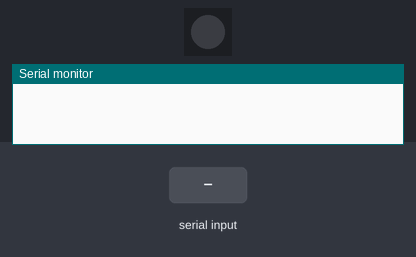
This sketch was run on a simulated Arduino Uno, built with avr-gcc and run on an emulated ATmega328P. Shown: 1 RGB LEDs in strip order, left to right, the last lines printed to the serial monitor. The inputs (shaded band) are chosen by the test bench. Random numbers use the default seed unless the sketch sets one.

Above: at 0.01 s.
At 1.3 s:
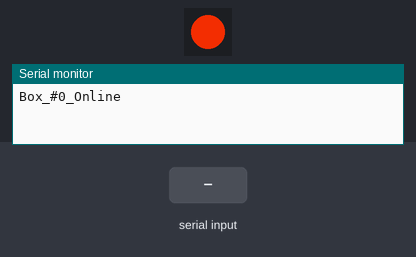
1.4 s: "90,45\n" received over Serial
Timing chart, 0 to 4.4 s (numbered marks = the images above; inputs shaded):
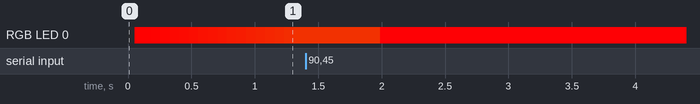

The sketch:

Cube_Edge_Serial.ino
```cpp
#include <FastLED.h>
#define PIN 13
#define pixelLen 1//MUST BE SET BEFORE DOWNLOAD
#define id 0//MUST BE SET BEFORE DOWNLOAD
#define MAX_SEGMENT_LENGTH_IN_BYTES 37
#define MAX_PAYLOAD_LENGTH 9
CRGB strip[pixelLen];
bool oneTimePerCommand = true;
byte numberOfBytesInSegment = 0;
byte reconstructionMode = 0;
int lastPayloadDelimit = -1;
byte segmentBytesTemp[MAX_SEGMENT_LENGTH_IN_BYTES];

struct LPC {
  byte Target;
  byte Type;
  byte Payload[MAX_PAYLOAD_LENGTH];
  byte Mode;
  int Delay;
};

LPC lpcCommand;
LPC lpcTemp;

enum Mode : byte {
  Off = 0,
  Solid, //1
  RandomCloudy,//2
  Flash,//3
  Sweep, //4
  Twinkle, //5
  RandomTwinkle,//6
  RandomFlash,//7
  TheaterChase, //8
  Chroma, //9
  FadeIn, //10
  FadeOut,//11
  SuddenFlash,//12
  RandomBreath,//13
  Breath,//14
  FallingStars,//15
  ChristmasChase,//16
  Pong,//17
  Waterfall,//18
  Lightning,//19
  Waves,//20
  Levels,//21
  Rain,//22
  Pause,//23
  SoundSync//24
};

boolean smartDelay(int ms) {
  long startMs = millis(); //get the time
  while (millis() < (startMs + ms)) {
    yield(); //do nothing?
    if (Serial.available()) {
      return false; //back out to get new command
    }
  }
  return true;
}

void setup() {
  Serial.begin(57600);

  FastLED.addLeds<NEOPIXEL, PIN>(strip, pixelLen).setCorrection(TypicalLEDStrip);

  waterfallRainbow(50);
  solid(0, 0, 0);

  Serial.println("Box_#" + (String)id + "_Online");
}

void loop() {
//  solid(0, 255, 255);
    chroma(75);
  //  if (Serial.available()) {
  //    byte byteFromSerialPort = Serial.read();
  //    ProcessByte(byteFromSerialPort);
  //  }
  //  else if ((lpcCommand.Target == id || lpcCommand.Target == 0)) {
  //    chooser(lpcCommand.Mode, lpcCommand.Payload[0], lpcCommand.Payload[1], lpcCommand.Payload[2], lpcCommand.Delay);
  //  }
}
```

Chooser.ino
```cpp
void chooser(byte moded, byte R, byte G, byte B, byte De)
{
  switch (moded)
  {
    case Off:
      solid(0, 0, 0);
      break;
    case Solid:
      solid(R, G, B);
      break;
    case RandomCloudy:
      randomCloudyBlobs(R, G, B, De);
      break;
    case Flash:
      flash(R, G, B, De);
      break;
    case Sweep:
      //empty bc it is gone
      break;
    case Twinkle:
      randomTwinkle(R, G, B, De);
      break;
    case RandomTwinkle:
      randomTwinkleRainbow(De);
      break;
    case TheaterChase:
      theaterChase(R, G, B, De);
      break;
    case RandomFlash:
      randomFlash(De);
      break;
    case Chroma:
      chroma(De);
      break;
    case FadeIn:
      fadeIn(R, G, B, De);
      break;
    case FadeOut:
      fadeOut(De);
      break;
    case SuddenFlash:
      sudden(R, G, B, De);
      break;
    case RandomBreath:
      randomBreath(De);
      break;
    case Breath:
      rgbFadeInAndOut(R, G, B, De);
      break;
    case FallingStars:
      fallingStars(R, G, B, De);
      break;
    case ChristmasChase:
      xmasChase(De);
      break;
    case Pong:
      pong(R, G, B, De);
      break;
    case Waterfall:
      waterfall(R, G, B, De);
      break;
    case Lightning:
      lightning(R, G, B, De);
      break;
    case Waves:
      waves(R, G, B, De);
      break;
    case Levels:
      levels(R, G, B, De);
      break;
    case Rain:
      rain(R, G, B, De);
      break;
    case Pause:
      //empty bc that how it actually pauses
      break;
    case SoundSync:
      soundsync(R, G, B);
      break;
    default:
      break;
  }
}
```

Lighting_Modes.ino
```cpp
////////////////////////////////          OFF
//void off() {
//  fill_solid( strip, pixelLen, CRGB(0, 0, 0));
//  FastLED.show();
//}
//////////////////////////////          SOLID
void solid(int r, int g, int b) {
  fill_solid( strip, pixelLen, CRGB(r, g, b));
  FastLED.show();
}
//////////////////////////////          RANDOM CLOUDY BLOBS
void randomCloudyBlobs(int r, int g, int b, int delayMs) {
  int blobCount = random16(3, pixelLen / 7);
  int blobPos[blobCount];

  for (int i = 0; i < blobCount; i++) {
    blobPos[i] = random16(pixelLen);
    fill_solid(strip + blobPos[i] - 1, 3, CRGB(r, g, b));
  }

  FastLED.show();

  for (int br = 0; br < random16(30, 50);  br++) {
    nscale8(strip, pixelLen, 255 - br);

    FastLED.show();
    smartDelay(delayMs);
  }
}
//////////////////////////////          FLASH
void flash(byte r, byte g, byte b, int delayMs) {
  fill_solid(strip, pixelLen, CRGB(r, g, b));
  FastLED.show();
  smartDelay(delayMs);
  fill_solid(strip, pixelLen, CRGB(0, 0, 0));
  FastLED.show();
  smartDelay(delayMs);
}
//////////////////////////////          SWEEP
void sweep(byte r, byte g, byte b, int delayMs) {
  //depreciated, will get rid of!
}
//////////////////////////////          TWINKLE
void randomTwinkle(int r, int g, int b, int delayMs) {
  int blobCount = random16(3, pixelLen / 5);
  int blobPos[blobCount];

  for (int i = 0; i < blobCount; i++) {
    blobPos[i] = random16(pixelLen);
    fill_solid(strip + blobPos[i], 1, CRGB(r, g, b));
  }

  FastLED.show();

  for (int br = 0; br < random16(30, 50);  br++) {
    nscale8(strip, pixelLen, 255 - br);

    FastLED.show();
    smartDelay(delayMs);
  }
}
//////////////////////////////          RANDOM TWINKLE
void randomTwinkleRainbow(int delayMs)
{
  int blobCount = random16(3, pixelLen / 5);
  int blobPos[blobCount];

  for (int i = 0; i < blobCount; i++) {
    blobPos[i] = random16(pixelLen);
    fill_solid(strip + blobPos[i], 1, CRGB(random16(255), random16(255), random16(255)));
  }

  FastLED.show();

  for (int br = 0; br < random16(30, 50);  br++) {
    nscale8(strip, pixelLen, 255 - br);

    FastLED.show();
    smartDelay(delayMs);
  }
}
//////////////////////////////          RANDOM FLASH
void randomFlash(int delayMs) {
  fill_solid(strip, pixelLen, CRGB(random16(255), random16(255), random16(255)));
  FastLED.show();
  smartDelay(delayMs);
  fill_solid(strip, pixelLen, CRGB(0, 0, 0));
  FastLED.show();
  smartDelay(delayMs);
}
//////////////////////////////          THEATER CHASE
void theaterChase(byte r, byte g, byte b, int delayMs)
{
  int i = 0;
  if (strip[0].r != 0 || strip[0].g != 0 || strip[0].b != 0) {
    i = 1;
  }
  fill_solid(strip, pixelLen, CRGB(0, 0, 0));
  for ( i; i < pixelLen; i += 2) {
    fill_solid(strip + i, 1, CRGB(r, g, b));
  }
  FastLED.show();
  smartDelay(delayMs);
}
//////////////////////////////          CHROMA
void chroma(int delayMs)
{
  for (int i = 0; i < 255; i++) {
    fill_rainbow( strip, pixelLen, i);
    FastLED.show();
    smartDelay(delayMs);
  }
}

//////////////////////////////          FADE IN
void fadeIn(byte r, byte g, byte b, int delayMs) {
  CRGB temp[pixelLen];
  for (int i = 0; i < pixelLen; i++) {
    temp[i] = CRGB(r, g, b);
  }

  for (int i = 0; i < 255; i++) {
    nblend(strip, temp, pixelLen, 25);
    smartDelay(delayMs);
    FastLED.show();
  }
}
//////////////////////////////          FADE OUT
void fadeOut(int delayMs) {

  for (int i = 0; i < 255; i++) {
    fadeToBlackBy (strip, pixelLen, 25);
    smartDelay(delayMs);
    FastLED.show();
  }
}
//////////////////////////////          SUDDEN FLASH
void sudden(byte r, byte g, byte b, int delayMs)
{
  if (oneTimePerCommand)
  {
    fill_solid( strip, pixelLen, CRGB(r, g, b));
    FastLED.show();
    smartDelay(delayMs);
    fill_solid( strip, pixelLen, CRGB(0, 0, 0));
    FastLED.show();
    oneTimePerCommand = false;
  }
}
//////////////////////////////          RANDOM BREATH
void randomBreath(int delayMs) {
  CRGB rand = CRGB(random16(255), random16(255), random16(255));
  for (int i = 0; i < 255; i += 5) {
    fill_solid(strip, pixelLen, rand);
    fadeLightBy (strip, pixelLen, 255 - i);
    FastLED.show();
    smartDelay(delayMs);
  }
  for (int i = 0; i < 255; i += 5) {
    fill_solid(strip, pixelLen, rand);
    fadeLightBy (strip, pixelLen, i);
    FastLED.show();
    smartDelay(delayMs);
  }
}
//////////////////////////////          BREATH
void rgbFadeInAndOut(byte r, byte g, byte b, int delayMs) {
  for (int i = 0; i < 255; i += 5) {
    fill_solid( strip, pixelLen, CRGB(r, g, b));
    fadeLightBy (strip, pixelLen, 255 - i);
    FastLED.show();
    smartDelay(delayMs);
  }
  for (int i = 0; i < 255; i += 5) {
    fill_solid( strip, pixelLen, CRGB(r, g, b));
    fadeLightBy (strip, pixelLen, i);
    FastLED.show();
    smartDelay(delayMs);
  }
}
//////////////////////////////          FALLING STARS -- redo at some point
void fallingStars(byte r, byte g, byte b, int delayMs) {
  int trailLen = 10;
  for (int pos = 0; pos < (pixelLen + trailLen); pos++) {
    if (pos < pixelLen) {
      strip[pos] = CRGB(r, g, b);
    }
    for (int i = 1; i < trailLen; i++) {
      int rf = round(r / (i * i));
      int gf = round(g / (i * i));
      int bf = round(b / (i * i));
      int curpos = pos - i;
      if (curpos >= 0 && curpos < pixelLen) {
        strip[curpos] = CRGB(rf, gf, bf);
      }
      smartDelay(2);
      FastLED.show();
    }
    smartDelay(delayMs);
    if ((pos - trailLen) >= 0 && (pos - trailLen) < pixelLen) {
      strip[pos - trailLen] = CRGB(0, 0, 0);
    }
  }
}
//////////////////////////////          CHRISTMAS CHASE -- kill at some point
void xmasChase(int delayMs) {
  int i = 0;
  if (strip[0].g != 255) {
    i = 1;
  }
  fill_solid(strip, pixelLen, CRGB(0, 255, 0));
  for ( i; i < pixelLen; i += 2) {
    fill_solid(strip + i, 1, CRGB(255, 0, 0));
  }
  FastLED.show();
  smartDelay(delayMs);
}
//////////////////////////////          PONG -- redo at some point
void pong(byte r, byte g, byte b, int delayMs) {
  int trailLen = 6;
  for (int pos = 0; pos < (pixelLen); pos++) {
    if (pos < pixelLen) {
      strip[pos] = CRGB(r, g, b);
    }
    for (int i = 1; i < trailLen; i++) {
      int rf = round(r / i);
      int gf = round(g / i);
      int bf = round(b / i);
      int curpos = pos - i;
      if (curpos >= 0 && curpos < pixelLen) {
        strip[curpos] = CRGB(rf, gf, bf);
      }
      smartDelay(2);
      FastLED.show();
    }
    smartDelay(delayMs);
    if ((pos - trailLen) >= 0 && (pos - trailLen) < pixelLen) {
      strip[pos - trailLen] = CRGB(0, 0, 0);
    }
  }
  for (int pos = pixelLen; pos > 0; pos--) {
    if (pos < pixelLen) {
      strip[pos] = CRGB(r, g, b);
    }
    for (int i = 1; i < trailLen; i++) {
      int rf = round(r / i);
      int gf = round(g / i);
      int bf = round(b / i);
      int curpos = pos + i;
      if (curpos >= 0 && curpos < pixelLen) {
        strip[curpos] = CRGB(rf, gf, bf);
      }
      smartDelay(2);
      FastLED.show();
    }
    smartDelay(delayMs);
    if ((pos + trailLen) >= 0 && (pos + trailLen) < pixelLen) {
      strip[pos + trailLen] = CRGB(0, 0, 0);
    }
  }
}
//////////////////////////////          WATERFALL
void waterfall(byte r, byte g, byte b, int delayMs)
{
  int i = 0;
  while (i <= pixelLen) {
    fill_solid( strip, i, CRGB(r, g, b));
    i++;
    FastLED.show();
    smartDelay(delayMs);
  }
}
//////////////////////////////          WATERFALL RAINBOW --add to options
void waterfallRainbow(int delayMs)
{
  int i = 0;
  while (i <= pixelLen) {
    fill_rainbow( strip, i, 0);
    i++;
    FastLED.show();
    smartDelay(delayMs);
  }
}
//////////////////////////////          LIGHTNING
void lightning(byte r, byte g, byte b, int delayMs) {
  if (oneTimePerCommand) {
    solid(r, g, b);
    smartDelay(round(delayMs / 6)); // how long on
    solid(0,0,0);
    smartDelay(round(delayMs / 4)); // how long off
    solid(r, g, b);
    smartDelay(round(delayMs / 2)); // how long on
    solid(0,0,0);
    oneTimePerCommand = false;
  }
}
//////////////////////////////          WAVES -- redo at some point
void waves(byte r, byte g, byte b, int delayMs) {
  int trailLen = 10;
  int swellLen = 2;
  for (int pos = 0; pos < (pixelLen + trailLen); pos++) {
    for (int i = 1; i < swellLen; i++) {
      int rs = round(r / (i * i));
      int gs = round(g / (i * i));
      int bs = round(b / (i * i));
      int prepos = pos + i;
      if (prepos >= 0 && prepos < pixelLen) {
        strip[prepos] = CRGB(rs, gs, bs);
      }
      smartDelay(2);
      FastLED.show();
    }
    if (pos < pixelLen) {
      strip[pos] = CRGB(r, g, b);
    }
    for (int i = 1; i < trailLen; i++) {
      int rf = round(r / (float)((i * i) / 4));
      int gf = round(g / (float)((i * i) / 4));
      int bf = round(b / (float)((i * i) / 4));
      int curpos = pos - i;
      if (curpos >= 0 && curpos < pixelLen) {
        strip[curpos] = CRGB(rf, gf, bf);
      }
      smartDelay(2);
      FastLED.show();
    }
    smartDelay(delayMs);
    if ((pos - (4 * trailLen)) >= 0 && (pos - (4 * trailLen)) < pixelLen) {
      strip[pos - (4 * trailLen)] = CRGB(0, 0, 0);
    }
  }
}
//////////////////////////////          LEVELS -- redo at some point
void levels(byte r, byte g, byte b, int delayMs) {
  int trailLen = pixelLen;
  int maxheight = round(pixelLen / random16(1, 5));
  for (int pos = -1; pos <= maxheight; pos++) {
    if (pos < pixelLen) {
      strip[pos] = CRGB(r, g, b);
    }
    for (int i = 1; i < trailLen; i++) {
      int rf = round(r / i);
      int gf = round(g / i);
      int bf = round(b / i);
      int curpos = pos + i;
      if (curpos >= 0 && curpos < pixelLen) {
        strip[curpos] = CRGB(rf, gf, bf);
      }
      smartDelay(2);
      FastLED.show();
    }
    smartDelay(delayMs);
  }
  for (int pos = maxheight; pos >= 0; pos--) {
    if (pos < pixelLen) {
      strip[pos] = CRGB(r, g, b);
    }
    for (int i = 1; i < trailLen; i++) {
      int rf = round(r / i);
      int gf = round(g / i);
      int bf = round(b / i);
      int curpos = pos + i;
      if (curpos >= 0 && curpos < pixelLen) {
        strip[curpos] = CRGB(rf, gf, bf);
      }
      smartDelay(2);
      FastLED.show();
    }
    smartDelay(delayMs);
  }
}
//////////////////////////////          RAIN -- redo at some point
void rain(byte r, byte g, byte b, int delayMs) {
  int trailLen = 1;//round(pixelLen/delayMs);
  int offset = 4 + trailLen;
  int k;
  for (int q = 0; q < offset; q++) {
    for (int i = 0; i < (pixelLen + trailLen + 1); i = i + offset) {
      if ((i + q) >= 0 && (i + q) < pixelLen) {
        strip[i + q] = CRGB(r, g, b);
      }
      for (int w = 0; w < trailLen; w++) {
        k = w + 1;
        int rf = round(r / (k * k));
        int gf = round(g / (k * k));
        int bf = round(b / (k * k));
        int curpos = i + q - k;
        if (curpos >= 0 && curpos < pixelLen) {
          strip[curpos] = CRGB(rf, gf, bf);
        }
        if ((i + q - (trailLen + 1)) >= 0 && (i + q - (trailLen + 1)) < pixelLen) {
          strip[i + q - (trailLen + 1)] = CRGB(0, 0, 0);
        }
        smartDelay(2);
      }
    }
    FastLED.show();
    smartDelay(delayMs);
  }
}
//////////////////////////////          SOUNDSYNC
void soundsync(byte r, byte g, byte b)
{
  //strip.setBrightness(sound);
  //strip.show();
  //  for ( int i = 0; i <= pixelLen; i++)
  //  {
  //    strip.setPixelColor(i, r, g, b);
  //    strip.show();
  //  }
}
```

Message_Processing.ino
```cpp
//OLD ==== T0C0R247G42B71M1D50X0~T0C0R177G201B99M1D100X1~T0C0R77G20B9M19D25X0~T0C0R77G20B9M21D50X0~
//NEW ==== I0T0{43,218,82}M16D37~
enum CommandDelimeters : byte {
  Id = (byte)'I',
  Td = (byte)'T',
  Pd = (byte)'{',
  Md = (byte)'M',
  Dd = (byte)'D',
  EocD = (byte)'~'
};

enum ReconstructionMode : byte {
  Unknown = 0,
  Im,
  Tm,
  Pm,
  Mm,
  Dm,
  EocM
};

void ProcessByte(byte commandByte) {
  switch (commandByte) {
    case (byte)Id:
      ReconstructSegment();
      reconstructionMode = (byte)Im;
      break;
    case (byte)Td:
      ReconstructSegment();
      reconstructionMode = (byte)Tm;
      break;
    case (byte)Pd:
      ReconstructSegment();
      reconstructionMode = (byte)Pm;
      break;
    case (byte)Md:
      ReconstructSegment();
      reconstructionMode = (byte)Mm;
      break;
    case (byte)Dd:
      ReconstructSegment();
      reconstructionMode = (byte)Dm;
      break;
    case (byte)EocD:
      ReconstructSegment();
      reconstructionMode = (byte)EocM;
      Processlpc();//update the actual command struct
      break;
    default:
      segmentBytesTemp[numberOfBytesInSegment] = commandByte;
      numberOfBytesInSegment++;
      break;
  }
}

void ReconstructSegment() {
  if (reconstructionMode != (byte)Unknown && reconstructionMode != (byte)EocM) {
    byte segmentBytes[numberOfBytesInSegment];
    memcpy(segmentBytes, segmentBytesTemp, numberOfBytesInSegment);
    String segmentString = String((char *)segmentBytes);
    int segmentAsInt = segmentString.toInt();
    int delimCount = 0;

    //populate Liquid Pixel Command
    switch (reconstructionMode) {
      case (byte)Im:
        lpcTemp.Target = segmentAsInt;
        break;
      case (byte)Tm:
        lpcTemp.Type = segmentAsInt;
        break;
      case (byte)Pm:
        for (int i = 0; i < MAX_SEGMENT_LENGTH_IN_BYTES; i++) {
          if (segmentBytes[i] == (byte)',' || segmentBytes[i] == (byte)'}') {
            lpcTemp.Payload[delimCount] = segmentString.substring(lastPayloadDelimit + 1, i).toInt();
            lastPayloadDelimit = i;
            delimCount++;
          }
        }
        lastPayloadDelimit = -1;
        break;
      case (byte)Mm:
        lpcTemp.Mode = segmentAsInt;
        break;
      case (byte)Dm:
        lpcTemp.Delay = segmentAsInt;
        break;
      default:
        break;
    }
    //reset number of bytes since we are done with this segment
    memset(segmentBytesTemp, 0, sizeof(segmentBytesTemp));
    memset(segmentBytes, 0, sizeof(segmentBytes));
    numberOfBytesInSegment = 0;
  }
}

void Processlpc() {
//  String boxNumber = "Target number is: ";
//  Serial.println(boxNumber += lpcTemp.Target);
//  String commandType = "Command type is: ";
//  Serial.println(commandType += lpcTemp.Type);
//
//  for (int i = 0; i < 6; i++) {
//    String redValue = "Payload value is: ";
//    Serial.println(redValue += lpcTemp.Payload[i]);
//  }
//
//  String mode = "Mode is: ";
//  Serial.println(mode += lpcTemp.Mode);
//  String delayMs = "Delay is: ";
//  Serial.println(delayMs += lpcTemp.Delay);

  //make the temp into the main command and reset ont time vars
  lpcCommand.Target = lpcTemp.Target;
  lpcCommand.Type = lpcTemp.Type;
  memcpy(lpcCommand.Payload, lpcTemp.Payload, MAX_PAYLOAD_LENGTH);
  lpcCommand.Mode = lpcTemp.Mode;
  lpcCommand.Delay = lpcTemp.Delay;

  oneTimePerCommand = true;
}
```
